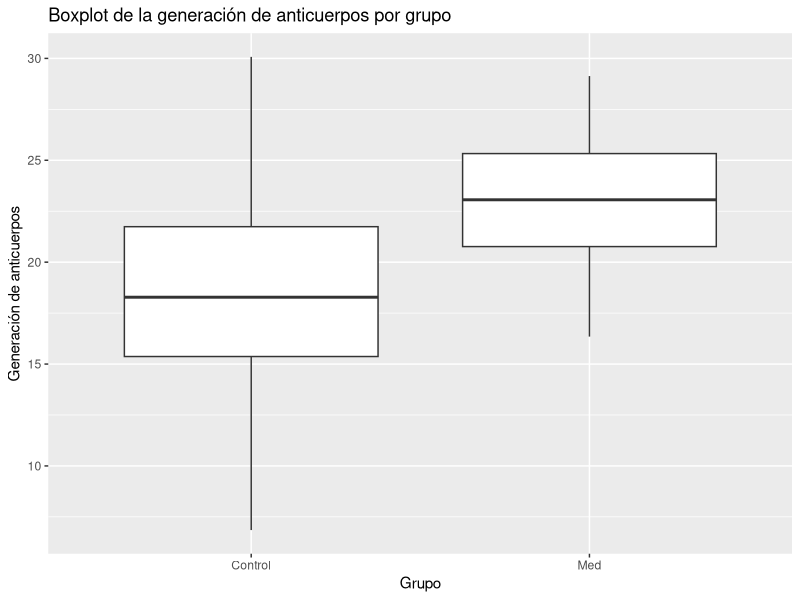
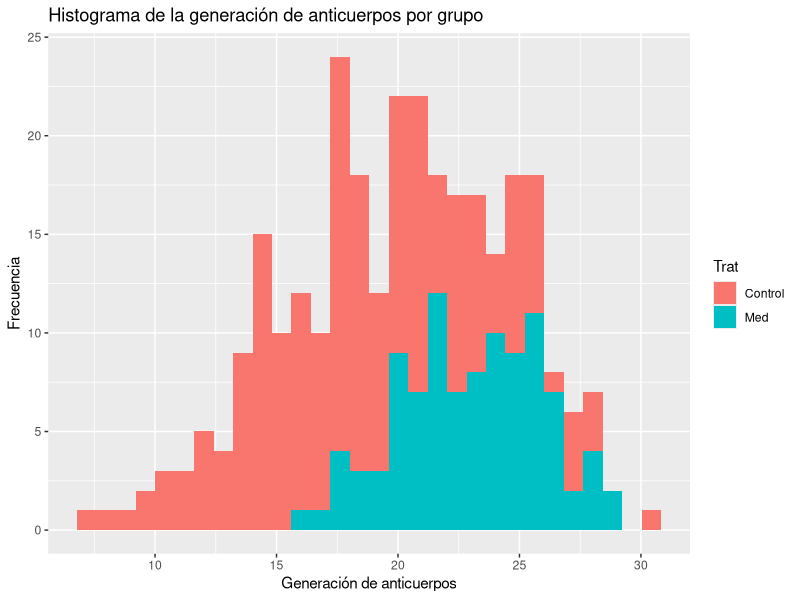
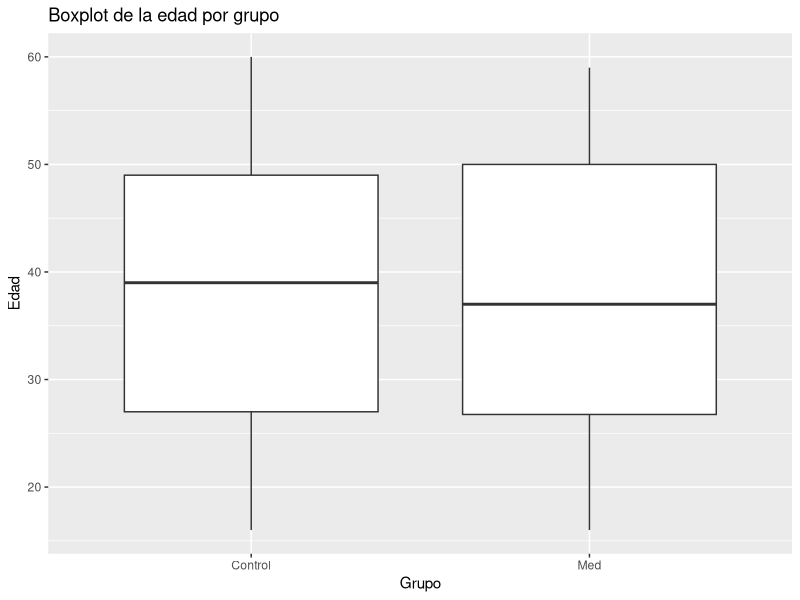
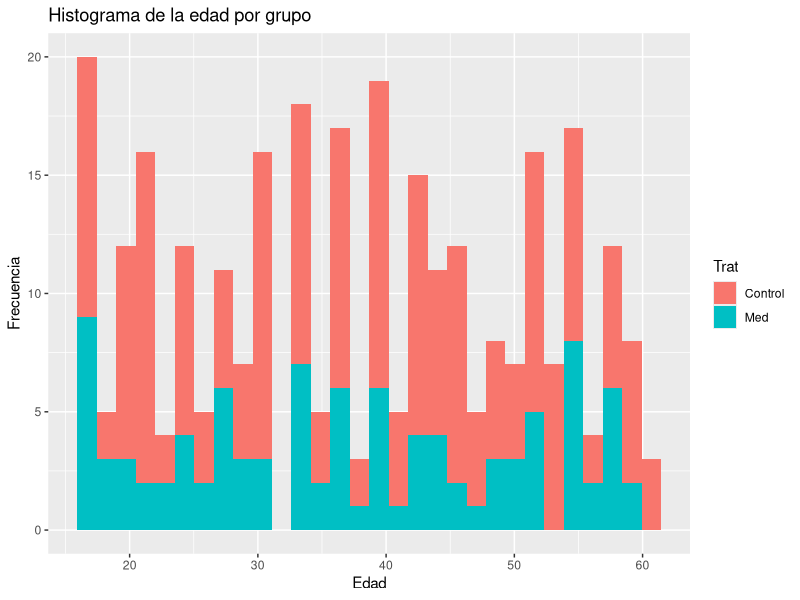

Generate these figures, in order, with R:
## ---- chunk 1
knitr::opts_chunk$set(echo = TRUE)
rm(list = ls(all.names = TRUE))
gc()
## ---- chunk 2
library(tidyverse)
## ---- chunk 3
data <- read_csv("Ex5.csv")
data$Trat <- factor(data$Trat)
ggplot() + geom_boxplot(data = data, aes(x = Trat, y = Ant)) + labs(title = "Boxplot de la generación de anticuerpos por grupo", x = "Grupo", y = "Generación de anticuerpos")

## ---- chunk 4
ggplot() + geom_histogram(data = data, aes(x = Ant, fill = Trat), bins = 30) + labs(title = "Histograma de la generación de anticuerpos por grupo", x = "Generación de anticuerpos", y = "Frecuencia")

## ---- chunk 5
ggplot() + geom_boxplot(data = data, aes(x = Trat, y = Edad)) + labs(title = "Boxplot de la edad por grupo", x = "Grupo", y = "Edad")

## ---- chunk 6
ggplot() + geom_histogram(data = data, aes(x = Edad, fill = Trat), bins = 30) + labs(title = "Histograma de la edad por grupo", x = "Edad", y = "Frecuencia")
## ---- chunk 7
fit <- lm(Ant ~ Edad + Trat + Edad*Trat, data = data)
summary(fit)
## ---- chunk 8

## ---- chunk 9

## ---- chunk 10

## ---- chunk 11

## ---- chunk 12
plano <- function(Edad, Trat){
  coef(fit)[1] + coef(fit)[2]*Edad + coef(fit)[3]*Trat + coef(fit)[4]*Edad*Trat 
}
